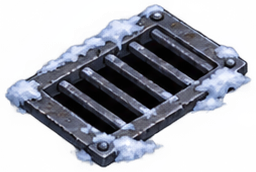
#> input picture .cache/howling-small-details-reviewed/props/drainage-grate.png, 256 x 172 px; its folder holds only this picture in this run
$ python package-howling-small-details.py ../.cache/howling-small-details-reviewed/props/drainage-grate.png --output out.png
#> lines starting #> are read from the running program, lines starting #| are printed output that depends on the picture
"""Split the approved 4x3 transparent prop atlas without repainting its pixels."""
import argparse
import hashlib
import json
from pathlib import Path
from shutil import copyfile

from PIL import Image


ASSETS = [
    ('ice-crystal-cluster', '三棱小冰晶', 'ground'),
    ('ice-crystal-shard', '细长小冰晶', 'ground'),
    ('ice-crystal-fan', '低矮扇形冰晶', 'ground'),
    ('wall-banner', '蓝色挂旗', 'wall'),
    ('wall-chain', '垂挂铁链', 'wall'),
    ('wall-lantern', '壁挂暖灯', 'wall'),
    ('drainage-grate', '排水格栅', 'ground'),
    ('rope-coil', '绳圈', 'ground'),
    ('folded-tarp', '折叠蓝篷布', 'ground'),
    ('snow-drift', '浅雪堆', 'ground'),
    ('loose-cobbles', '零散小石', 'ground'),
    ('icicle-fringe', '短冰挂', 'wall'),
]


def main():
    parser = argparse.ArgumentParser()
    parser.add_argument('source', type=Path)
    parser.add_argument('--output', type=Path, required=True)
    args = parser.parse_args()
    atlas = Image.open(args.source).convert('RGBA')
#> atlas is the input picture: PIL image 256x172 RGBA; mean R, G, B, A 60, 68.8, 96.1, 125.6
    if atlas.getchannel('A').getextrema()[0] != 0:
        raise ValueError('Expected genuinely transparent atlas')
    if args.output.exists() and any(args.output.iterdir()):
        raise ValueError('Output directory must be new or empty')
    args.output.mkdir(parents=True, exist_ok=True)
    (args.output / 'props').mkdir()
    copyfile(args.source, args.output / 'atlas.png')
    assets = []
    for i, (name, title, attachment) in enumerate(ASSETS):
        col, row = i % 4, i // 4
        rect = [col * atlas.width // 4, row * atlas.height // 3,
                (col + 1) * atlas.width // 4, (row + 1) * atlas.height // 3]
        # The approved banner extends slightly past the nominal first-row line.
        # A measured empty gutter at 37% separates its fringe from the rope below.
        if i == 3:
            rect[3] = round(atlas.height * .37)
        elif i == 7:
            rect[1] = round(atlas.height * .37)
        cell = atlas.crop(rect)
        # Use alpha only for bounds; preserve the original soft alpha in the PNG.
        bounds = cell.getchannel('A').point(lambda a: 255 if a > 8 else 0).getbbox()
        if bounds is None:
            raise ValueError(f'Empty cell: {name}')
        bounds = [max(0, bounds[0] - 4), max(0, bounds[1] - 4),
                  min(cell.width, bounds[2] + 4), min(cell.height, bounds[3] + 4)]
        prop = cell.crop(bounds)
        path = args.output / 'props' / f'{name}.png'
        prop.save(path)
        assets.append({'id': name, 'title': title, 'file': f'props/{name}.png',
                       'size': list(prop.size), 'attachment': attachment,
                       'atlasCell': rect, 'cropInCell': bounds,
                       'alphaRange': list(prop.getchannel('A').getextrema()),
                       'sha256': hashlib.sha256(path.read_bytes()).hexdigest()})
#> this loop made 12 passes
#> bounds on passes 1 to 11: [53, 45, 64, 57], [0, 12, 64, 57], [0, 0, 64, 57], [0, 23, 60, 64], [0, 0, 64, 57], [0, 0, 64, 57], [0, 0, 64, 57], [0, 0, 64, 50], [17, 0, 64, 31], [0, 0, 64, 58], [0, 0, 64, 53]
#> pass 1, in main, `cell = atlas.crop(rect)`:
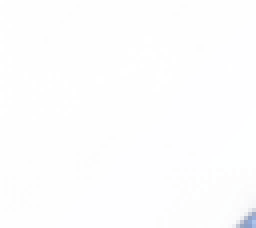
#> cell: PIL image 64x57 RGBA (shown 4 times larger); mean R, G, B, A 11.4, 20.5, 88.7, 1.9; transparent parts drawn white
#> pass 2, in main, `cell = atlas.crop(rect)`:
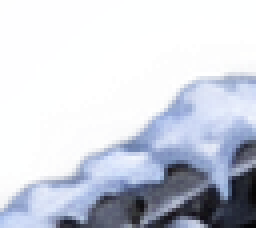
#> cell: PIL image 64x57 RGBA (shown 4 times larger); mean R, G, B, A 110.8, 160.7, 200.4, 104.1; transparent parts drawn white
#> pass 2, in main, `prop = cell.crop(bounds)`:
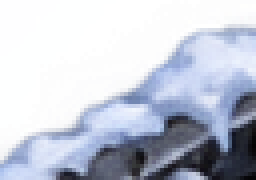
#> prop: PIL image 64x45 RGBA (shown 4 times larger); mean R, G, B, A 125.9, 160.6, 187.4, 131.6; transparent parts drawn white
#> pass 3, in main, `cell = atlas.crop(rect)`:
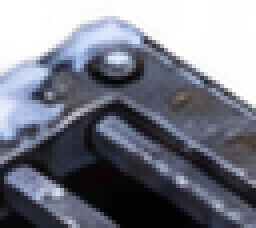
#> cell: PIL image 64x57 RGBA (shown 4 times larger); mean R, G, B, A 71.7, 83.6, 97.7, 191.3; transparent parts drawn white
#> after the loop:
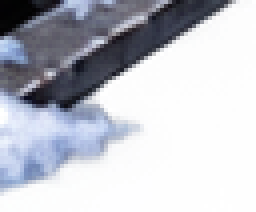
#> prop: PIL image 64x53 RGBA (shown 4 times larger); mean R, G, B, A 80.8, 85.3, 104.4, 110.1; transparent parts drawn white
#> after the loop, assets = 11 items
    manifest = {'generator': 'built-in imagegen', 'atlasSize': list(atlas.size),
                'grid': [4, 3], 'runtimeIntegrated': False, 'assets': assets}
    (args.output / 'manifest.json').write_text(json.dumps(manifest, ensure_ascii=False, indent=2) + '\n', encoding='utf-8')
    print(json.dumps({'output': str(args.output), 'atlas': atlas.size,
                      'assets': [(a['id'], a['size'], a['alphaRange']) for a in assets]}, ensure_ascii=False))


if __name__ == '__main__':
#> (the run stopped early here; a loop or call above may not have finished)
